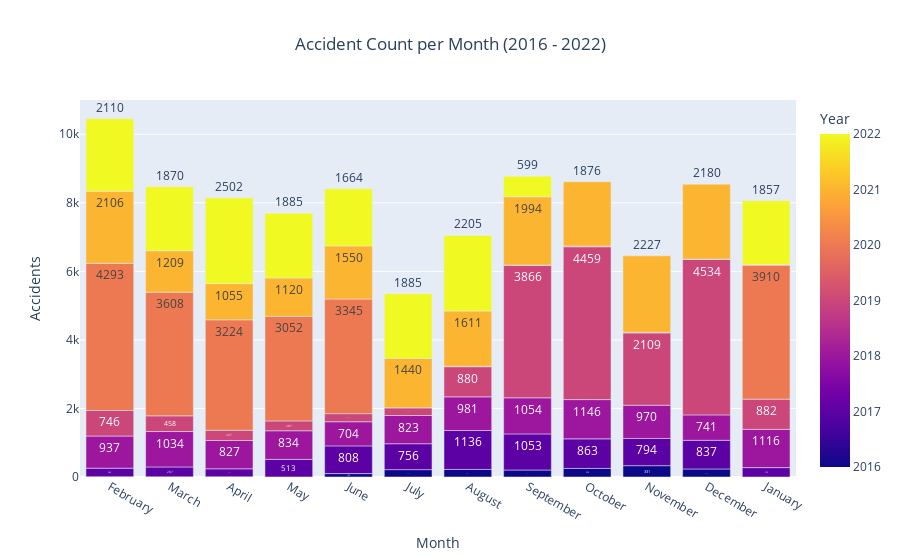

Notebook code for this chart:
### Code cell
df['Start_Time'] = pd.to_datetime(df['Start_Time'])
df['Year'] = df['Start_Time'].dt.year
df['Month'] = df['Start_Time'].dt.month

accidents_per_month = df.groupby(['Year', 'Month']).size().reset_index(name='Accidents')

accidents_per_month['Month'] = accidents_per_month['Month'].apply(lambda x: calendar.month_name[x])

fig = px.bar(accidents_per_month, x='Month', y='Accidents', color='Year',
             title='Accident Count per Month (2016 - 2022)',
             labels={'Accidents': 'Accidents', 'Month': 'Month'},
             text='Accidents')

fig.update_traces(textposition='outside')
fig.update_layout(title_text='Accident Count per Month (2016 - 2022)', title_x=0.5,
                  xaxis_title='Month', yaxis_title='Accidents')

fig.show()

### Figure 1 — Plotly figure (JSON) as saved in the notebook; plotly's stock layout.template omitted (floating-point values rounded to 4 significant figures)
{"data": [{"alignmentgroup": "True", "hovertemplate": "Month=%{x}<br>Accidents=%{text}<br>Year=%{marker.color}<extra></extra>", "legendgroup": "", "marker": {"color": [2016, 2016, 2016, 2016, 2016, 2016, 2016, 2016, 2016, 2016, 2016, 2017, 2017, 2017, 2017, 2017, 2017, 2017, 2017, 2017, 2017, 2017, 2017, 2018, 2018, 2018, 2018, 2018, 2018, 2018, 2018, 2018, 2018, 2018, 2018, 2019, 2019, 2019, 2019, 2019, 2019, 2019, 2019, 2019, 2019, 2019, 2019, 2020, 2020, 2020, 2020, 2020, 2020, 2020, 2020, 2020, 2020, 2020, 2020, 2021, 2021, 2021, 2021, 2021, 2021, 2021, 2021, 2021, 2021, 2021, 2021, 2022, 2022, 2022, 2022, 2022, 2022, 2022, 2022, 2022], "coloraxis": "coloraxis", "pattern": {"shape": ""}}, "name": "", "offsetgroup": "", "orientation": "v", "showlegend": false, "text": [10, 6, 7, 2, 100, 215, 221, 204, 250, 331, 234, 274, 248, 287, 232, 513, 808, 756, 1136, 1053, 863, 794, 837, 1116, 937, 1034, 827, 834, 704, 823, 981, 1054, 1146, 970, 741, 882, 746, 458, 297, 287, 236, 226, 880, 3866, 4459, 2109, 4534, 3910, 4293, 3608, 3224, 3052, 3345, 3, 14, 6, 21, 21, 14, 20, 2106, 1209, 1055, 1120, 1550, 1440, 1611, 1994, 1876, 2227, 2180, 1857, 2110, 1870, 2502, 1885, 1664, 1885, 2205, 599], "textposition": "outside", "type": "bar", "x": ["February", "March", "April", "May", "June", "July", "August", "September", "October", "November", "December", "January", "February", "March", "April", "May", "June", "July", "August", "September", "October", "November", "December", "January", "February", "March", "April", "May", "June", "July", "August", "September", "October", "November", "December", "January", "February", "March", "April", "May", "June", "July", "August", "September", "October", "November", "December", "January", "February", "March", "April", "May", "June", "July", "August", "September", "October", "November", "December", "January", "February", "March", "April", "May", "June", "July", "August", "September", "October", "November", "December", "January", "February", "March", "April", "May", "June", "July", "August", "September"], "xaxis": "x", "y": [10, 6, 7, 2, 100, 215, 221, 204, 250, 331, 234, 274, 248, 287, 232, 513, 808, 756, 1136, 1053, 863, 794, 837, 1116, 937, 1034, 827, 834, 704, 823, 981, 1054, 1146, 970, 741, 882, 746, 458, 297, 287, 236, 226, 880, 3866, 4459, 2109, 4534, 3910, 4293, 3608, 3224, 3052, 3345, 3, 14, 6, 21, 21, 14, 20, 2106, 1209, 1055, 1120, 1550, 1440, 1611, 1994, 1876, 2227, 2180, 1857, 2110, 1870, 2502, 1885, 1664, 1885, 2205, 599], "yaxis": "y"}], "layout": {"barmode": "relative", "coloraxis": {"colorbar": {"title": {"text": "Year"}}, "colorscale": [[0, "#0d0887"], [0.1111, "#46039f"], [0.2222, "#7201a8"], [0.3333, "#9c179e"], [0.4444, "#bd3786"], [0.5556, "#d8576b"], [0.6667, "#ed7953"], [0.7778, "#fb9f3a"], [0.8889, "#fdca26"], [1, "#f0f921"]]}, "legend": {"tracegroupgap": 0}, "title": {"text": "Accident Count per Month (2016 - 2022)", "x": 0.5}, "xaxis": {"anchor": "y", "domain": [0, 1], "title": {"text": "Month"}}, "yaxis": {"anchor": "x", "domain": [0, 1], "title": {"text": "Accidents"}}}}
